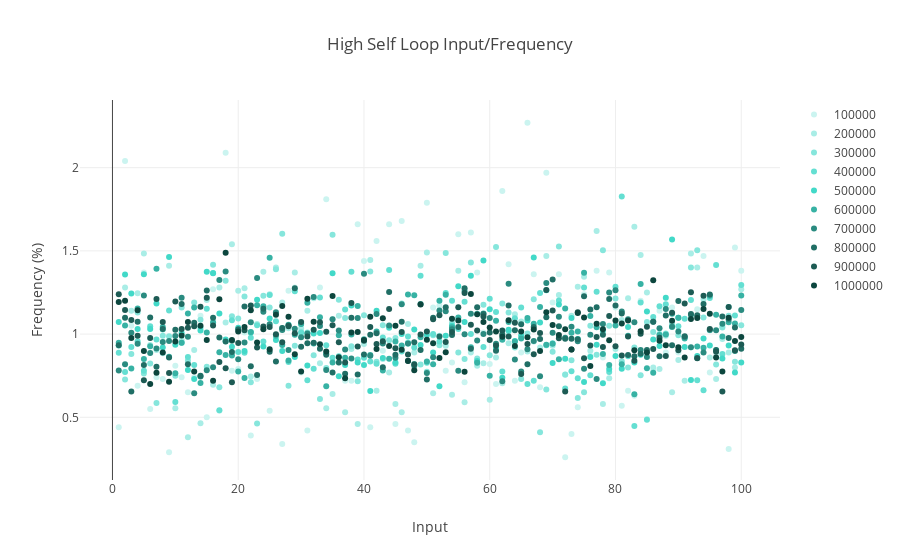

The cell this chart's notebook holds for it:
### Code cell
df = pd.read_csv('percentages/MarkovHigh/0.csv')

trace1 = go.Scatter(
                    x=df['Input'], y=df['Percentage'], # Data
                    mode='markers',
                    name='100000',
                    line = dict(color = ('#CBF4F0'))
                   )


df = pd.read_csv('percentages/MarkovHigh/1.csv')

trace2 = go.Scatter(
                    x=df['Input'], y=df['Percentage'], # Data
                    mode='markers',
                    name='200000',
                    line = dict(color = ('#A9EDE6'))
                   )

df = pd.read_csv('percentages/MarkovHigh/2.csv')

trace3 = go.Scatter(
                    x=df['Input'], y=df['Percentage'], # Data
                    mode='markers',
                    name='300000',
                    line = dict(color = ('#86E6DC'))
                   )


df = pd.read_csv('percentages/MarkovHigh/3.csv')

trace4 = go.Scatter(
                    x=df['Input'], y=df['Percentage'], # Data
                    mode='markers',
                    name='400000',
                    line = dict(color = ('#64DFD2'))
                   )


df = pd.read_csv('percentages/MarkovHigh/4.csv')

trace5 = go.Scatter(
                    x=df['Input'], y=df['Percentage'], # Data
                    mode='markers',
                    name='500000',
                    line = dict(color = ('#42D9C8'))
                   )

df = pd.read_csv('percentages/MarkovHigh/5.csv')

trace6 = go.Scatter(
                    x=df['Input'], y=df['Percentage'], # Data
                    mode='markers',
                    name='600000',
                    line = dict(color = ('#37B2A4'))
                   )

df = pd.read_csv('percentages/MarkovHigh/6.csv')

trace7 = go.Scatter(
                    x=df['Input'], y=df['Percentage'], # Data
                    mode='markers',
                    name='700000',
                    line = dict(color = ('#2A8B80'))
                   )

df = pd.read_csv('percentages/MarkovHigh/7.csv')

trace8 = go.Scatter(
                    x=df['Input'], y=df['Percentage'], # Data
                    mode='markers',
                    name='800000',
                    line = dict(color = ('#206e65'))
                   )

df = pd.read_csv('percentages/MarkovHigh/8.csv')

trace9 = go.Scatter(
                    x=df['Input'], y=df['Percentage'], # Data
                    mode='markers',
                    name='900000',
                    line = dict(color = ('#1d5b54'))
                   )

df = pd.read_csv('percentages/MarkovHigh/9.csv')

trace10 = go.Scatter(
                    x=df['Input'], y=df['Percentage'], # Data
                    mode='markers', 
                    name='1000000',
                    line = dict(color = ('#0c463e'))
                   )




layout = go.Layout(title='High Self Loop Input/Frequency',
                   plot_bgcolor='rgb(255, 255,255)',
                   xaxis=dict(title='Input'),
                   yaxis=dict(title='Frequency (%)'))

# fig = go.Figure(data=[trace1], layout=layout)

fig = go.Figure(data=[trace1, trace2, trace3, trace4, trace5, trace6, trace7, trace8, trace9, trace10], layout=layout)

# Plot data in the notebook
iplot(fig)
